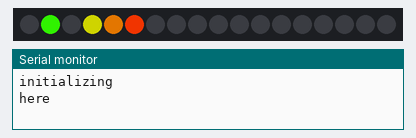
The sketch below on a simulated Arduino Uno, built with avr-gcc and run on an emulated ATmega328P. Parts: 18 RGB LEDs in strip order, left to right, the last lines printed to the serial monitor.

Above: at 0.15 s.
At 5.05 s:
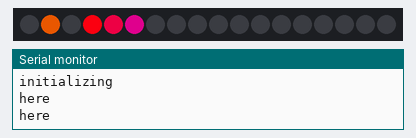
At 9.94 s:
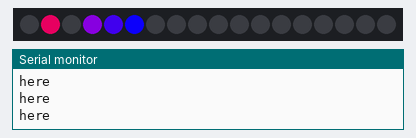
At 19.73 s:
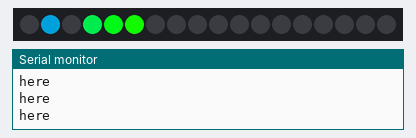
At 29.52 s:
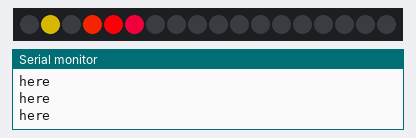
At 39.62 s:
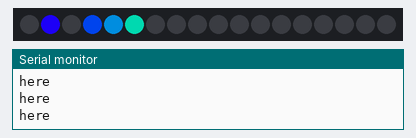

The sketch:

sketch_feb17b.ino
```cpp
#include <Adafruit_NeoPixel.h>
#define LED_PIN 4
#define LED_COUNT 18
int pixels[18];
Adafruit_NeoPixel strip(LED_COUNT, LED_PIN, NEO_GRB + NEO_KHZ800);
  char PSTHour[3];
  char PSTMin[3];
  char PSTSec[3];


uint32_t Wheel(byte WheelPos) {
  if (WheelPos < 85) {
    return strip.Color(WheelPos * 3, 255 - WheelPos * 3, 0);
  } else if (WheelPos < 170) {
    WheelPos -= 85;
    return strip.Color(255 - WheelPos * 3, 0, WheelPos * 3);
  } else {
    WheelPos -= 170;
    return strip.Color(0, WheelPos * 3, 255 - WheelPos * 3);
  }
}

void setup() {
   Serial.begin(9600);
   Serial.println("initializing");
    strip.begin();  // INITIALIZE NeoPixel strip object (REQUIRED)
  strip.show();   // Turn OFF all pixels ASAP
  strip.clear();
// PSTMin=22;
// PSTHour="18";
  String PSTMins = String(PSTMin);
  String PSTSeconds = String(PSTSec);
  String PSTMinute1 = String(PSTMin).substring(0, 1);
  String PSTMinute2 = String(PSTMin).substring(1);
  String PSTHour1 = String(PSTHour).substring(0, 1);
  String PSTHour2 = String(PSTHour).substring(1);


}
void outputDigits(int hr, int min, int sec) {

  Serial.println("here");
  int Row1 [6] = {
    12,13,14,15,16,17
  };
  int Row2 [6] = {
    11, 10, 9, 8,7,6
  };
  int Row3 [6] = {
      0, 1, 2, 3,4,5
  };

  byte someValue = hr; //For this example, lets convert the number 20
  char binary[9] = {0}; //This is where the binary representation will be stored
  someValue += 128; //Adding 128 so that there will always be 8 digits in the string
  itoa(someValue, binary, 2); //Conver someValue to a string using base 2 and save it in the array named binary
  char* string = binary + 1; //get rid of the most significant digit as you only want 7 bits


  byte someValue2 = min; //For this example, lets convert the number 20
  char binary2[9] = {0}; //This is where the binary representation will be stored
  someValue2 += 128; //Adding 128 so that there will always be 8 digits in the string
  itoa(someValue2, binary2, 2); //Conver someValue to a string using base 2 and save it in the array named binary
  char* string2 = binary2 + 1; //get rid of the most significant digit as you only want 7 bits

  byte someValue3 = sec; //For this example, lets convert the number 20
  char binary3[9] = {0}; //This is where the binary representation will be stored
  someValue3 += 128; //Adding 128 so that there will always be 8 digits in the string
  itoa(someValue3, binary3, 2); //Conver someValue to a string using base 2 and save it in the array named binary
  char* string3 = binary3 + 1; //get rid of the most significant digit as you only want 7 bits
  // Serial.println(String(string3));
  for (int j = 0; j < 6; j++) {  // first digit.  a 3
    if (String(string).substring(1).charAt(j) == '1') {
      pixels[Row1[j]] = -1;
    } else {
      pixels[Row1[j]] = j;
    }
  }
  for (int j = 0; j < 6; j++) {  // first digit.  a 3
    if (String(string2).substring(1).charAt(j) == '1') {
      pixels[Row2[j]] = -1;
    } else {
      pixels[Row2[j]] = j;
    }
  }
  for (int j = 0; j < 6; j++) {  // first digit.  a 3
    if (String(string3).substring(1).charAt(j) == '1') {
      pixels[Row3[j]] = -1;
    } else {
      pixels[Row3[j]] = j;
    }
  }
}
void loop() {
  // put your main code here, to run repeatedly:
 outputDigits(0,0,23);
uint16_t i, j;

    for (j = 0; j < 256; j++) {
      for (i = 0; i < strip.numPixels(); i++) {
        if (pixels[i] == -1) {
          strip.setPixelColor(i, Wheel((i * 14 + j) & 255));
        } else {
          strip.setPixelColor(i, strip.Color(0, 0, 0));
        }
      }
      strip.show();
      delay(15);
    }
}
```
